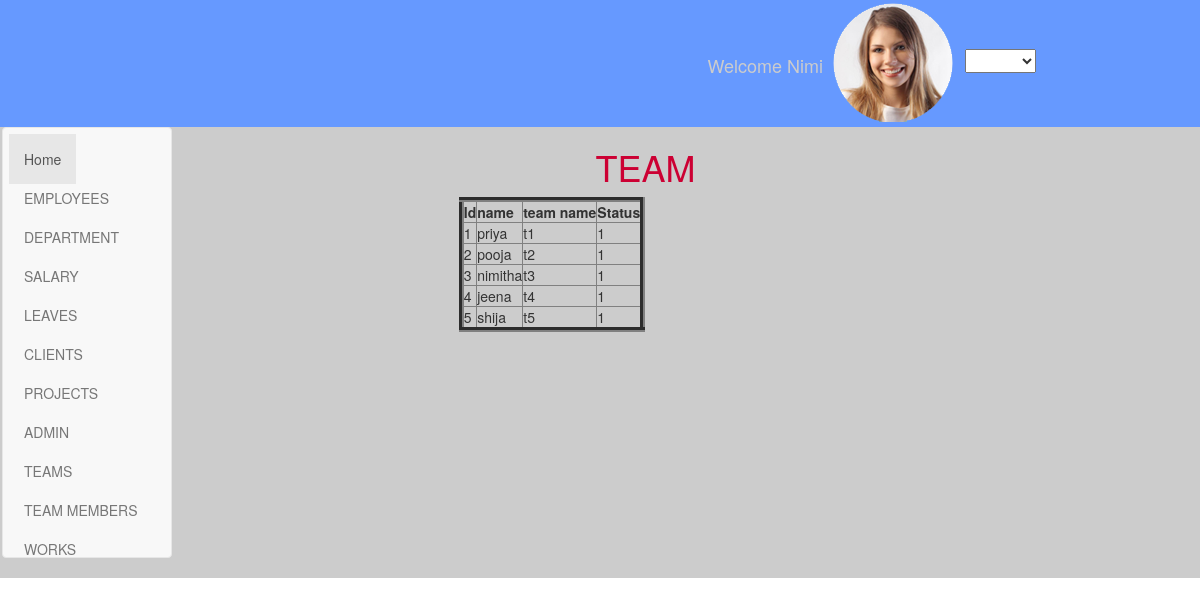
Page /view_tbl_team.php on the committed database.
### tables this page shows
CREATE TABLE IF NOT EXISTS `tbl_employees` (
  `id` int(11) NOT NULL AUTO_INCREMENT,
  `name` varchar(10) NOT NULL,
  `email` varchar(10) NOT NULL,
  `phone` varchar(10) NOT NULL,
  `address` varchar(20) NOT NULL,
  `qualification` varchar(10) NOT NULL,
  `department_id` varchar(10) NOT NULL,
  `password` varchar(10) NOT NULL,
  `status` varchar(10) NOT NULL,
  PRIMARY KEY (`id`)
);

CREATE TABLE IF NOT EXISTS `tbl_team` (
  `id` int(11) NOT NULL AUTO_INCREMENT,
  `TL_id` varchar(10) NOT NULL,
  `team_name` varchar(10) NOT NULL,
  `status` varchar(10) NOT NULL,
  PRIMARY KEY (`id`)
);

### view_tbl_team.php (the view, shortened to what this page needs)
<!DOCTYPE html PUBLIC "-//W3C//DTD XHTML 1.0 Transitional//EN" "http://www.w3.org/TR/xhtml1/DTD/xhtml1-transitional.dtd">
<html xmlns="http://www.w3.org/1999/xhtml">
<head>
<link rel="stylesheet" href="css/bootstrap.min.css">
<link rel="stylesheet" href="css/style.css" />
</head>
<body>
<div class="container-fluid sec1">
<div class="container sec1_head">
<div class="col-md-12">
<div class="col-md-5">
<h4>Welcome Nimi</h4>
<img src="images/pic1.png" />
<select class="option1">
<option value="null"></option>
<option value="logout">logout</option>
</select>
</div>
</div>
</div>
</div>
<div class="container-fluid sec2">
<div class="col-md-2">
<nav class="navbar navbar-default">
<ul class="nav navbar-nav nav_home">
        <li class="active"><a href="#">Home</a></li>
        <br />
       <li><a href="index.php">EMPLOYEES</a></li>
        <li><a href="view_department.php">DEPARTMENT</a></li>
        <li><a href="view_salary.php">SALARY</a></li>
        <li><a href="view_leaves.php">LEAVES</a></li>
        <li><a href="view_tbl_client.php">CLIENTS</a></li>
        <li><a href="view_tbl_projects.php">PROJECTS</a></li>
         <li><a href="view_admin.php">ADMIN</a></li>
        <li><a href="view_tbl_team.php">TEAMS</a></li>
         <li><a href="view_tbl_team_members.php">TEAM MEMBERS</a></li>
          <li><a href="view_works.php">WORKS</a></li>
      </ul>
</nav>
</div>
<div class="col-md-10">
<div class="col-md-3">
</div>
<?php
$con=open_connection();
$sql1="SELECT tbl_team.id,  tbl_employees.name,tbl_team.team_name,tbl_team.status
FROM tbl_employees
INNER JOIN tbl_team ON tbl_team.TL_id = tbl_employees.id
order by tbl_team.id";
$result=mysqli_query($con,$sql1);
?>
<div class="col-md-5">
<h1>TEAM</h1>
<table border="5" class="table-border">
<tr>
<th>Id</th>
<th>name</th>
<th>team name</th>
<th>Status</th>
</tr>
<?php
while($row=mysqli_fetch_Array($result))
{?>
<tr>
<td><?php echo $row['id'];?></td>
<td><?php echo $row['name'];?></td>
<td><?php echo $row['team_name'];?></td>
<td><?php echo $row['status'];?></td>
</tr>
<?php
}
?>
</table>
</div>
</div>
<div class="col-md-1">
</div>
</div>
</body>
</html>

### css/style.css (style rules this page uses)
.sec1 { background:#69F; }
.sec1 h4 { float:left; color:#CCC; margin-top: 56px; }
.sec2 { padding-left: 0px; margin-left: -13px; background:#CCC; }
.sec2 h1 { text-align:center; color:#C03; }
.sec2 li { padding: 6px; margin-bottom: -23px; }

### rows in the picture
tbl_employees: tbl_team.id "1", name "priya", tbl_team.team_name "t1", tbl_team.status "1"
tbl_employees: tbl_team.id "2", name "pooja", tbl_team.team_name "t2", tbl_team.status "1"
tbl_employees: tbl_team.id "3", name "nimitha", tbl_team.team_name "t3", tbl_team.status "1"
tbl_employees: tbl_team.id "4", name "jeena", tbl_team.team_name "t4", tbl_team.status "1"
tbl_employees: tbl_team.id "5", name "shija", tbl_team.team_name "t5", tbl_team.status "1"
